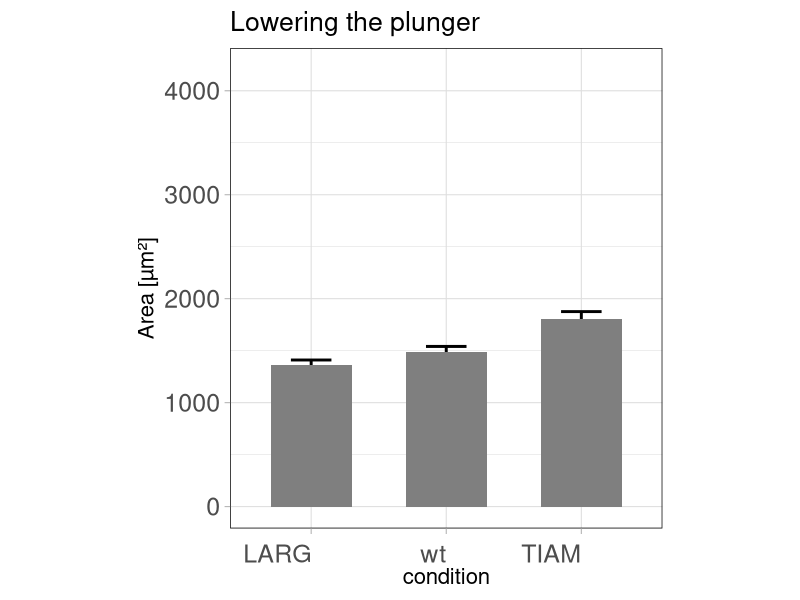
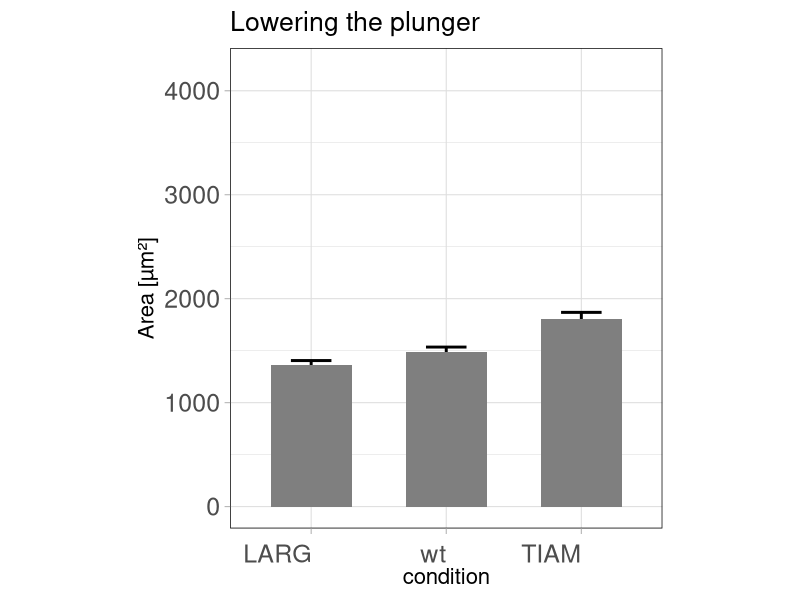
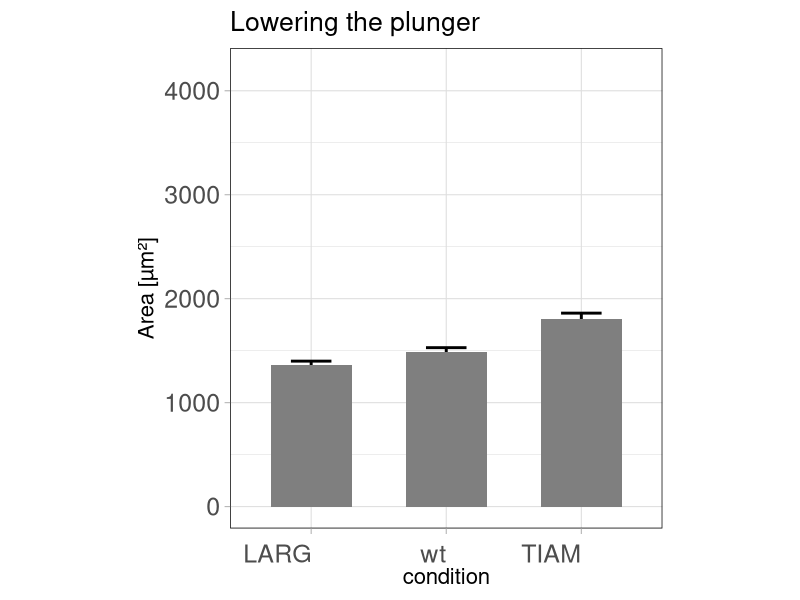
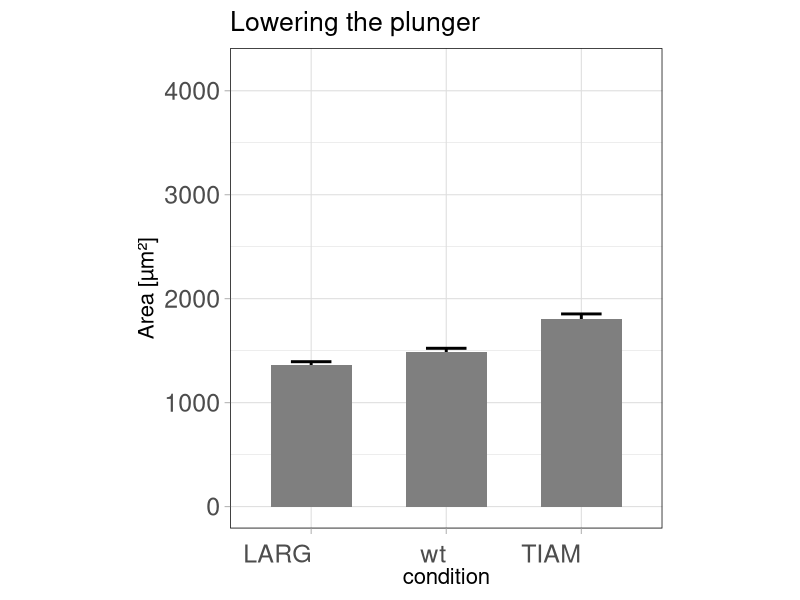
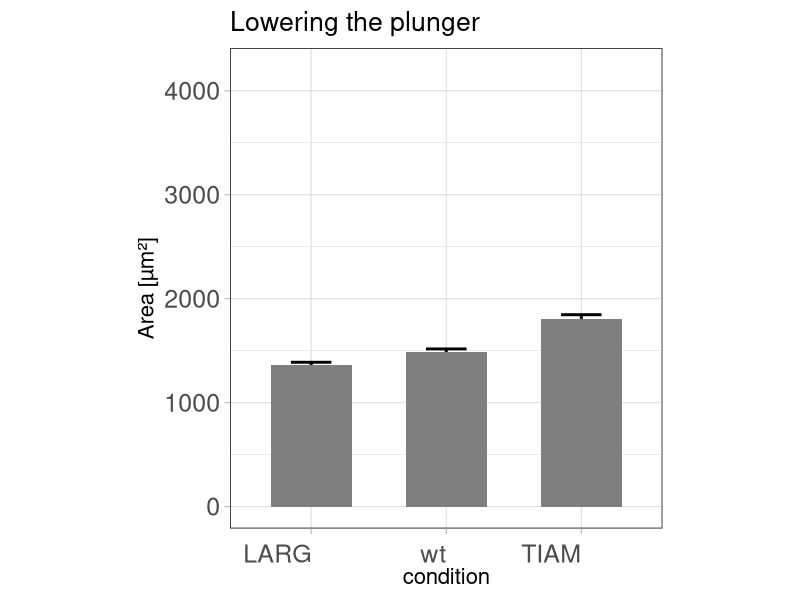
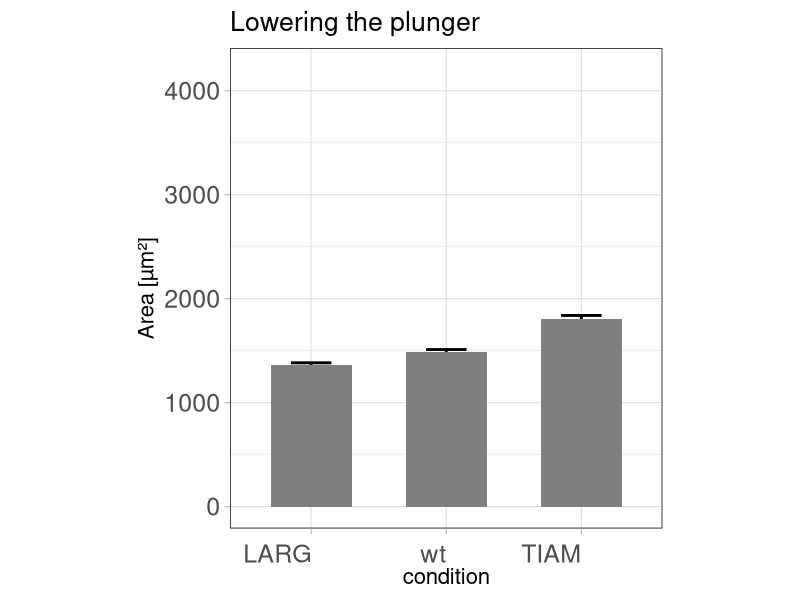
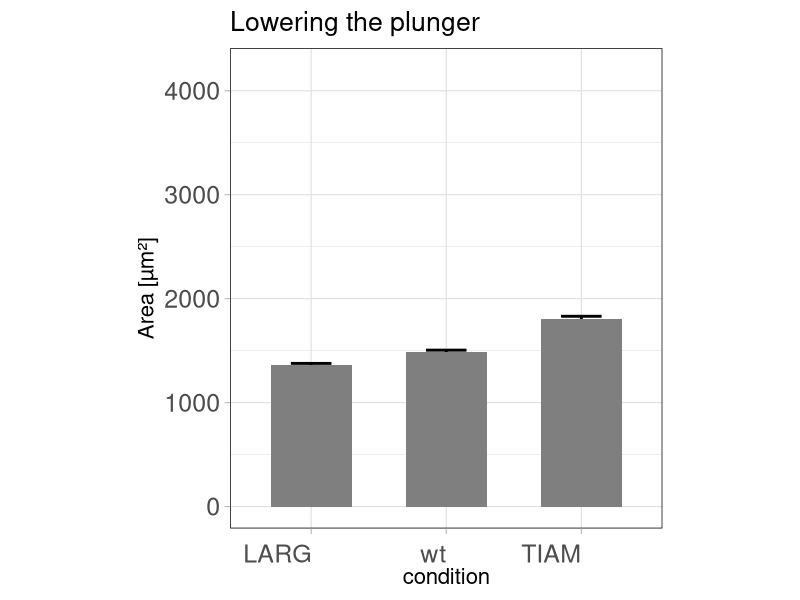
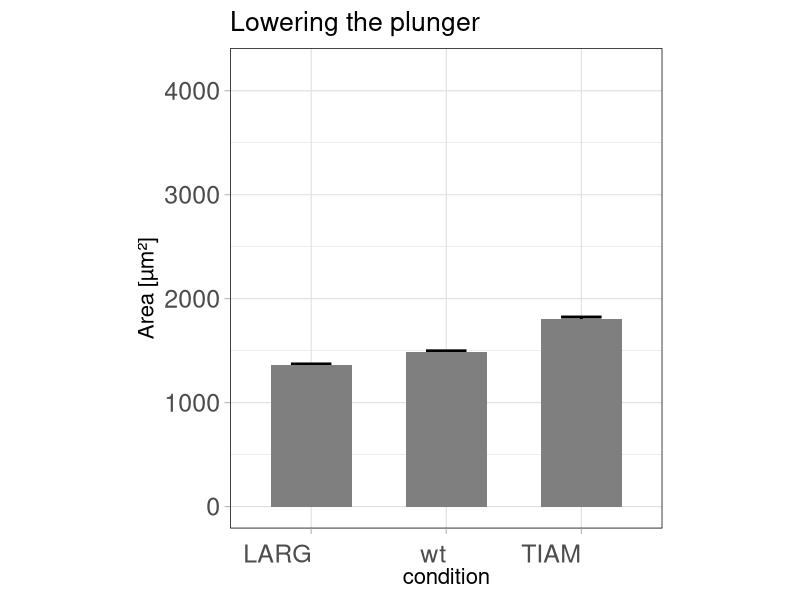

These figures' R source, in order: (Note: this script raises an error after producing the figures.)
# Script that:
# Reads csv file (with header)
# Calculates summary statistics
# Plots the data as barplot, which explodes to reveal individual datapoints plotted according to distribution (geom_quasirandom)
# Output consists of plots, saved as .png files - can be used to create GIF (e.g. in FIJI)

# Created by: 
# Joachim Goedhart, @joachimgoedhart, 2021

#Requires the packages tidyverse, ggbeeswarm

require(ggbeeswarm)
require(tidyverse)

########## Some user-defined parameter ###############
#number of steps for the animation (more steps results = smoother animation)
nsteps=20
counter=5
p=0.4

#Limits of the Y-axis
Ymin=0.0
Ymax=4200

#Label Y-axis
y_lab <- "Area [µm²]"

# Set aspect ratio of the graph n/n = 1 = square
graph_aspect_ratio=2/1.8

#set Theme
mytheme <- (theme_light(base_size = 16)+  theme(axis.text.x = element_text(size=18, angle=0, vjust = 0, hjust = 1), axis.text.y = element_text(size=18))+theme(aspect.ratio=graph_aspect_ratio)) +     theme(panel.border = element_rect(size = 0.5, linetype = "solid", colour = "black", fill=NA))


#Clear the dataframe if it exists
if (exists("df.summary")) rm(df.summary)
if (exists("df")) rm(df)
if (exists("df_tidy")) rm(df_tidy)

#Read a text file (comma separated values)
df <- read.csv("Area_in_um-GEFs.csv", na.strings = "")

#Tidy the data, i.e. long format with each row is variable
df_tidy <- df %>% gather(key = "condition", value = "Area", na.rm = TRUE)

######### Calulcate summary statistics to fill dataframe 'df.summary' ########

df.summary <- df_tidy %>%
  group_by(condition) %>%
  summarise(n=n(),mean=mean(Area),sd=sd(Area)) %>%
  mutate(sem=sd/sqrt(n-1))


###########################################
##### Bar plot - lowering the plunger 
###########################################

for (i in 0:9) {
  
  fraction_linear = 1-i/9
  mypath <- file.path(paste("frame_0", i, ".png", sep = ""))
  set.seed(2)
  
  png(file=mypath, width = 640, height = 640, units = "px")
    myplot <- ggplot(df.summary, aes(x = condition , y = mean))  +
    geom_errorbar(aes(ymin=mean*0.9, ymax=mean+(sem*fraction_linear)), width=.3, size=1) +
    geom_bar(position = position_dodge(), stat="identity", fill="grey50", color=NA, width=0.6) +
    ylim(Ymin,Ymax) + 

    # Style the axis (font size)
    scale_x_discrete(limits=c('LARG','wt','TIAM'))+
     #Label y-axis and title
     ylab(y_lab) + ggtitle("Lowering the plunger")+
    
    #Apply theme
    mytheme
    
    print(myplot)
  dev.off()
}

########################################
######### Count Down ###################
########################################

for (i in 0:counter) {

  mypath <- file.path(paste("frame_", i+10, ".png", sep = ""))
  set.seed(2)

  png(file=mypath, width = 640, height = 640, units = "px")
  
  myplot <- ggplot(df.summary, aes(x = condition , y = mean))  +
  geom_errorbar(aes(ymin=mean, ymax=mean), width=.3, size=1)+
   geom_bar(position = position_dodge(), stat="identity", fill="grey50", color=NA, width=0.6, alpha=((counter-i)/counter)) +
    
  ylim(Ymin,Ymax) + 
    
    # Style the axis (font size)
    # Style the axis (font size)
    scale_x_discrete(limits=c('LARG','wt','TIAM'))+
    #Label y-axis and title
    ylab(y_lab) + ggtitle(paste("Count-down: ",counter-i, sep = "")) +
    
    #Apply theme
    mytheme
  
  print(myplot)
  dev.off()
}


###########################################
########### Exploding dots ################
###########################################

for (i in 0:nsteps) {
  
  #Animation effect - bounce: exponential*sine 
  #See: https://www.joshondesign.com/2013/03/01/improvedEasingEquations
  fraction_exp = 2^(-15*(0.45*i/nsteps))*sin(((0.45*i/nsteps)-p/4)*(2*3.141593/p))+1
  # print(fraction_exp)
  
  #Calculate new position for dots and store in dataframe
  df_tidy <- ddply(df_tidy, .(condition), transform, newvalue = (Area - (Area - mean(Area))*(1-fraction_exp)*1.000001))
  
  mypath <- file.path(paste("frame_", i+counter+11, ".png", sep = ""))
  set.seed(2)
  
  png(file=mypath, width = 640, height = 640, units = "px")
  
  myplot <- ggplot(df.summary, aes(x = condition , y = mean))  +
    geom_quasirandom(data = df_tidy, aes(condition, newvalue), width=(0.3*fraction_exp+0.15), size=0.5+2*fraction_exp, color="black", alpha=0.5) + ylim(Ymin,Ymax) +
    
    # Style the axis (font size)
    scale_x_discrete(limits=c('LARG','wt','TIAM'))+
    #Label y-axis and title
    ylab(y_lab) + ggtitle("Exposing the data") +

    #Apply theme
    mytheme
  
  print(mypath)
  print(myplot)
  dev.off()
}


###########################################
########### Imploding dots ################
###########################################

for (i in 0:nsteps) {
  
  #Animation effect - bounce: exponential*sine 
  #See: https://www.joshondesign.com/2013/03/01/improvedEasingEquations
  fraction_exp = 1-(2^(-15*(0.45*i/nsteps))*sin(((0.45*i/nsteps)-p/4)*(2*3.141593/p))+1)
  #print(fraction_exp)
  
  #Calculate new position for dots and store in dataframe
  df_tidy <- ddply(df_tidy, .(condition), transform, newvalue = (Area - (Area - mean(Area))*(1-fraction_exp)*1.000001))
  
  mypath <- file.path(paste("frame_", i+nsteps+counter+12, ".png", sep = ""))
  set.seed(2)
  
  png(file=mypath, width = 640, height = 640, units = "px")
  myplot <- ggplot(df_tidy, aes(x = condition, y = Area)) +
    geom_quasirandom(data = df_tidy, aes(condition, newvalue), width=(0.15*fraction_exp+0.3), size=0.5+2*fraction_exp, color="black", alpha=0.5) + ylim(Ymin,Ymax) +
    
    
    # Style the axis (font size)
    # Style the axis (font size)
    scale_x_discrete(limits=c('LARG','wt','TIAM'))+
    #Label y-axis and title
    ylab(y_lab) + ggtitle("Hiding the data") +
    
  #Apply theme
  mytheme
  
  print(myplot)
  dev.off()
}



########################################
######### From means to bars ###########
########################################


for (i in 0:counter) {
  
  mypath <- file.path(paste("frame_", i+nsteps+nsteps+counter+13, ".png", sep = ""))
  set.seed(2)
  png(file=mypath, width = 640, height = 640, units = "px")
  
#  ggplot(mapping = aes(displ, hwy))
#  geom_point(data = mpg) + 
#  geom_line(data = grid) + 
    
  myplot <- ggplot(df.summary, aes(x = condition , y = mean))  +
    geom_errorbar(aes(ymin=mean-sem, ymax=mean+sem), width=.3, size=1, alpha=(i/counter))+
    geom_bar(position = position_dodge(), stat="identity", fill="grey50", color=NA, width=0.6, alpha=(i/counter)) +

#       geom_jitter(data = df_tidy, aes(x = condition, y = mean))
    
 #     geomjitter(position=position_jitter(0.5), cex=2, color="black", alpha=0.5*(counter-i)/counter)) 

 #   geom_jitter(data = df_tidy, aes(condition, newvalue), position=position_jitter(0.3), cex=0.5, color="black", ((counter-i)/counter)) +
    
    geom_quasirandom(data = df_tidy, aes(condition, newvalue), width=(0.3), size=0.5, color="black",alpha=0.5*((counter-i)/counter)) +
    
    ylim(Ymin,Ymax) +

    # Style the axis (font size)
    scale_x_discrete(limits=c('LARG','wt','TIAM'))+
    #Label y-axis and title
    ylab(y_lab) + ggtitle(paste("Hiding the data")) +
    
  #Apply theme
  mytheme
  
    print(mypath)
  print(myplot)
  dev.off()
}




